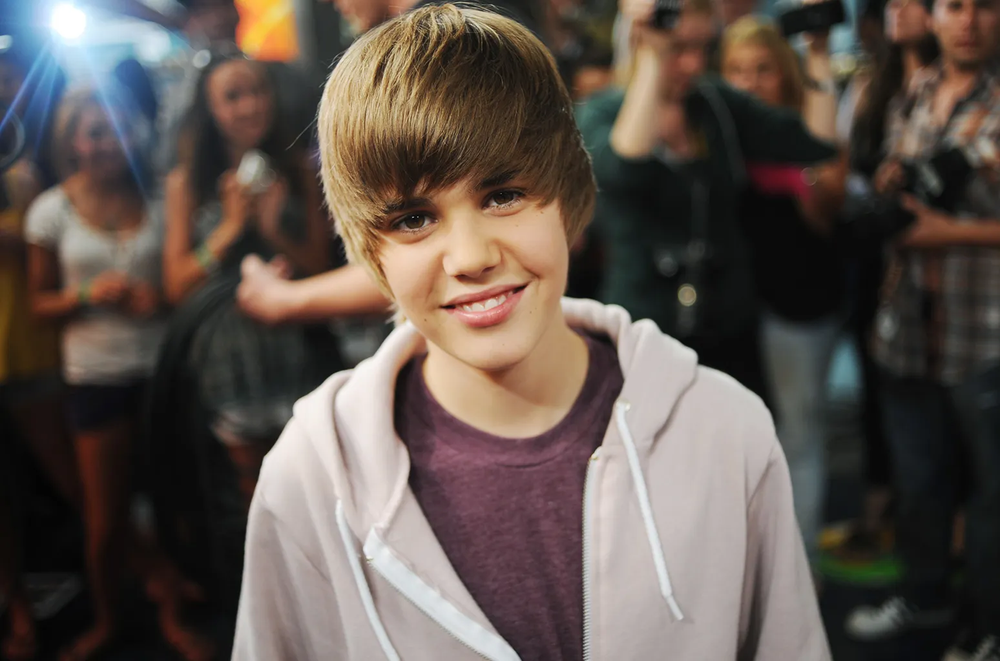
#> input picture justin bieber.png, 1000 x 661 px, shrunk from 1548 x 1024 before the run
$ python atv6.py
#> lines starting #> are read from the running program, lines starting #| are printed output that depends on the picture
import cv2

# Carregar a imagem
img = cv2.imread("justin bieber.png")
#> img is the input picture: shape (661, 1000, 3); mean B, G, R 77.7, 84.4, 95.4

# Verificar se a imagem foi carregada corretamente
if img is None:
    print("Erro ao carregar a imagem.")
else:
    # Selecionar a região de interesse (y1:y2, x1:x2)
    roi = img[50:200, 100:300]
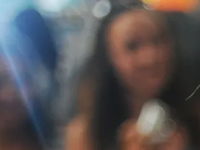
#> roi: shape (150, 200, 3); mean B, G, R 86, 84.4, 88.5

    # Exibir a imagem original e o recorte
    cv2.imshow("Original", img)
    cv2.imshow("Recorte", roi)

    # Esperar até pressionar uma tecla
    cv2.waitKey(0)
    cv2.destroyAllWindows()
